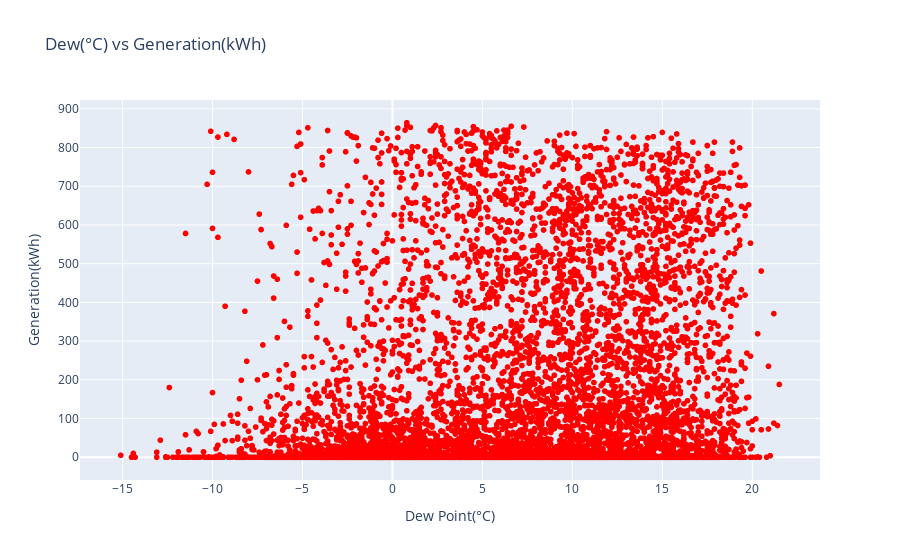

Notebook code cell kept with this figure:
### Markdown cell above
Dew Point(°C) vs Generation(kWh):

### Code cell
# I don't think this is gonna be major factor but let's give it a try by plotting
fig=px.scatter(train_df,x="dew",y="generation",title="Dew(°C) vs Generation(kWh)",
    labels={
        "dew": "Dew Point(°C)",
        "generation": "Generation(kWh)",
    })
fig.update_traces(marker=dict(color="red"))
fig.show()
# not much to observe,but i can say when dew point is in negative(hence pressure must be low),the generation is low.

### Figure 1 — Plotly figure (JSON) as saved in the notebook; plotly's stock layout.template omitted (floating-point values rounded to 4 significant figures; data arrays with more than 128 entries replaced by an {"elided": "..."} marker saying what was removed)
{"data": [{"hovertemplate": "Dew Point(°C)=%{x}<br>Generation(kWh)=%{y}<extra></extra>", "legendgroup": "", "marker": {"color": "red", "symbol": "circle"}, "mode": "markers", "name": "", "showlegend": false, "type": "scattergl", "x": {"elided": "9717 float values"}, "xaxis": "x", "y": {"elided": "9717 float values"}, "yaxis": "y"}], "layout": {"legend": {"tracegroupgap": 0}, "title": {"text": "Dew(°C) vs Generation(kWh)"}, "xaxis": {"anchor": "y", "domain": [0, 1], "title": {"text": "Dew Point(°C)"}}, "yaxis": {"anchor": "x", "domain": [0, 1], "title": {"text": "Generation(kWh)"}}}}
